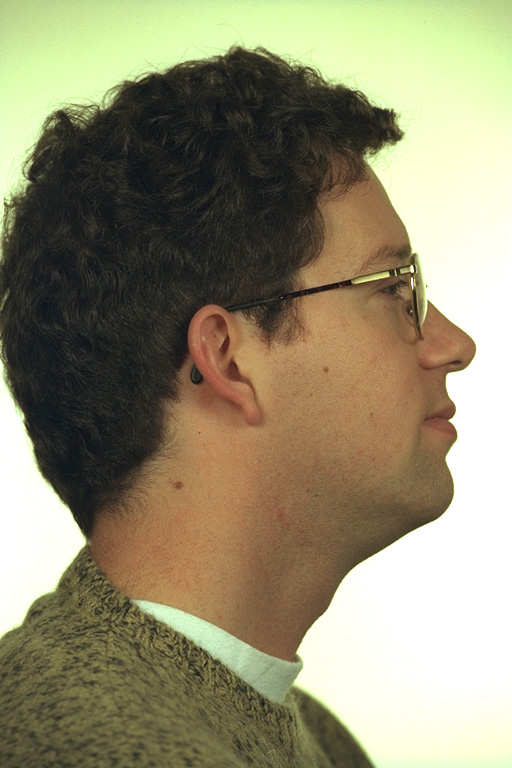
#> input picture Images/Original Images/img_010.jpg, 512 x 768 px; its folder holds only this picture in this run
$ jupyter execute Task3-1.ipynb
#> lines starting #> are read from the running program, lines starting #| are printed output that depends on the picture; after the words box and inside, x2 and y2 are one past the last pixel; in counts of white or black regions, pixels touching at a corner belong together
### Codes/utils.py
import matplotlib.pyplot as plt
import numpy as np
import glob
import cv2
def mask_by_range_and_plot(max_bgr_skin_range,min_bgr_skin_range,max_hsv_skin_range,min_hsv_skin_range):
    print("Max bgr skin range",max_bgr_skin_range)
    print("Min bgr skin range",min_bgr_skin_range)
    print("Max hsv skin range",max_hsv_skin_range)
    print("Min hsv skin range",min_hsv_skin_range)

    original_images=glob.glob("Images/Original Images/img_01*.jpg")+glob.glob("Images/Original Images/img_020.jpg")
    original_images.sort()


    for img in original_images:
        plt.figure(figsize=(20,9))

        bgr_img=cv2.imread(img)
        plt.subplot(141)
        bgr_mask=cv2.inRange(bgr_img,min_bgr_skin_range,max_bgr_skin_range)
        plt.axis('off')
        plt.title("BGR Mask",fontsize=15)
        plt.imshow(bgr_mask, cmap=plt.cm.gray)

        masked_bgr=cv2.bitwise_and(bgr_img,bgr_img,mask=bgr_mask)
        plt.subplot(142)
        plt.axis('off')
        plt.title("Masked BGR",fontsize=15)
        plt.imshow(cv2.cvtColor(masked_bgr,cv2.COLOR_BGR2RGB))

        hsv_img=cv2.cvtColor(masked_bgr,cv2.COLOR_BGR2HSV)
        hsv_mask=cv2.inRange(hsv_img,min_hsv_skin_range,max_hsv_skin_range)
        masked_hsv=cv2.bitwise_and(hsv_img,hsv_img,mask=hsv_mask)
        plt.subplot(143)
        plt.axis('off')
        plt.title("HSV Mask",fontsize=15)
        plt.imshow(hsv_mask, cmap=plt.cm.gray)

        plt.subplot(144)
        plt.axis('off')
        plt.title("Masked HSV",fontsize=15)
        plt.imshow(cv2.cvtColor(masked_hsv,cv2.COLOR_HSV2RGB))

        plt.show()

# [45 lines left out: function mask_by_dilated_range_and_plot, not called in this run]
def kMeans(X, K, maxIters = 2):

    centroids = X[np.random.choice(np.arange(len(X)), K)]
    for i in range(maxIters):
        # Cluster Assignment step
        C = np.array([np.argmin([np.dot(x_i-y_k, x_i-y_k) for y_k in centroids]) for x_i in X])
        # Ensure we have K clusters, otherwise reset centroids and start over
        # If there are fewer than K clusters, outcome will be nan.
        if (len(np.unique(C)) < K):
            centroids = X[np.random.choice(np.arange(len(X)), K)]
        else:
            # Move centroids step
            centroids = [X[C == k].mean(axis = 0) for k in range(K)]
    return np.array(centroids) , C #clusters, clustered image

### Task3-1.ipynb
[cell 1]
import numpy as np
import cv2
import matplotlib.pyplot as plt
import glob
from utils import mask_by_range_and_plot,kMeans

[cell 2]
def get_max_min_centroid_values(img):
    reshaped_img =img.reshape(img.shape[0] * img.shape[1],img.shape[2])
    cluster_centers,quantized_img_predicted=kMeans(reshaped_img,4)
    quantized_img = [ cluster_centers[cl] for cl in quantized_img_predicted ]
    quantized_img=np.array(quantized_img).reshape(img.shape[0] , img.shape[1],img.shape[2])

    values,counts=np.unique(quantized_img_predicted, return_counts=True,axis=0)
    centroid_having_max_instances=np.argmax(counts)

    max_centroid=reshaped_img[centroid_having_max_instances==quantized_img_predicted]
    return np.max(max_centroid,axis=0),np.min(max_centroid,axis=0)

[cell 3]
min_ranges_bgr=[]
max_ranges_bgr=[]
min_ranges_hsv=[]
max_ranges_hsv=[]
original_images=glob.glob("../Images/Original Images/img_01*.jpg")+glob.glob("../Images/Original Images/img_020.jpg")
original_images.sort()
for img_path in original_images:
    bgr_img=cv2.imread(img_path)
#> bgr_img is the input picture: shape (768, 512, 3); mean B, G, R 113, 140.4, 146.6
    max_rgb,min_rgb=get_max_min_centroid_values(bgr_img)
#> in kMeans, `centroids = X[np.random.choice(np.arange(len(X)), K)]`: centroids = [[74, 121, 119], [32, 34, 34], [34, 40, 45], [62, 94, 100]]
#> in get_max_min_centroid_values, `cluster_centers,quantized_img_predicted=kMeans(reshaped_img,4)`: cluster_centers = [[215.5, 250.3, 240], [46.58, 64.02, 72.85], [79.3, 120, 159.4], [90.92, 136.8, 175.5]]
#> in get_max_min_centroid_values, `quantized_img = [ cluster_centers[cl] for cl in quantized_img_predicte..`: quantized_img = 393216 items
#> in get_max_min_centroid_values, `quantized_img=np.array(quantized_img).reshape(img.shape[0] , img.shape..`:
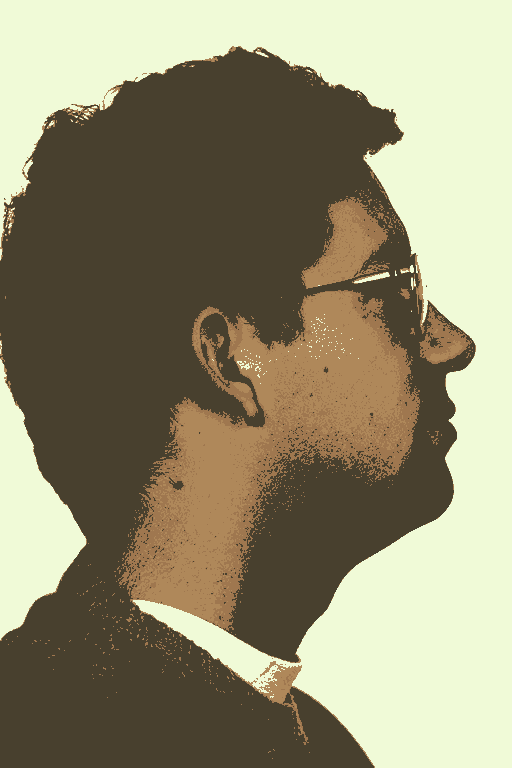
#> quantized_img: shape (768, 512, 3) float64; mean B, G, R 113, 140.4, 146.6
#> in get_max_min_centroid_values, `values,counts=np.unique(quantized_img_predicted, return_counts=True,ax..`: values = [0, 1, 2, 3]; counts = [141703, 196052, 22991, 32470]
#> in get_max_min_centroid_values, `centroid_having_max_instances=np.argmax(counts)`: centroid_having_max_instances = 1
#> max_rgb = [95, 150, 170]; min_rgb = [0, 9, 7]
    max_ranges_bgr.append(max_rgb)
    min_ranges_bgr.append(min_rgb)
    hsv_img=cv2.cvtColor(bgr_img,cv2.COLOR_BGR2HSV)
#> hsv_img: shape (768, 512, 3); mean H, S, V 30.1, 68.5, 150.9
    max_hsv,min_hsv=get_max_min_centroid_values(hsv_img)
#> in get_max_min_centroid_values (call 2), `cluster_centers,quantized_img_predicted=kMeans(reshaped_img,4)`: cluster_centers = [[28.22, 36.15, 250.7], [16.71, 124.4, 174.1], [29.81, 82.49, 81.86], [97.1, 27.97, 37.63]]
#> in get_max_min_centroid_values (call 2), `quantized_img=np.array(quantized_img).reshape(img.shape[0] , img.shape..`:
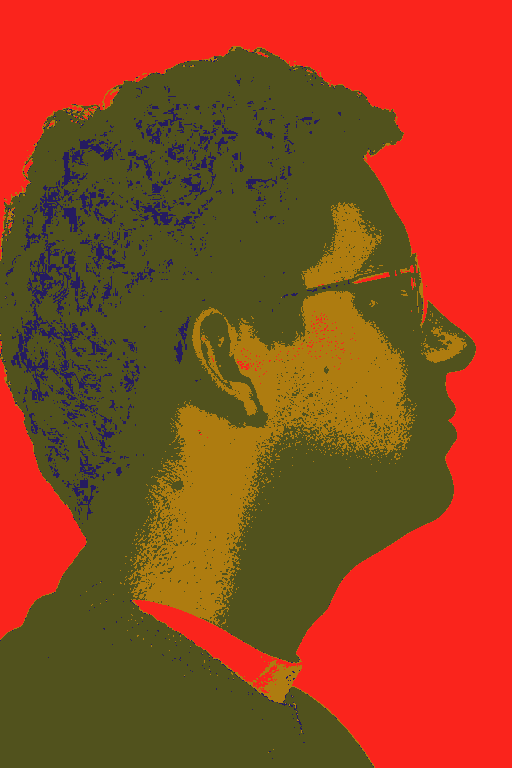
#> quantized_img: shape (768, 512, 3) float64; mean B, G, R 30.1, 68.5, 150.9
#> in get_max_min_centroid_values (call 2), `values,counts=np.unique(quantized_img_predicted, return_counts=True,ax..`: counts = [141285, 42188, 196418, 13325]
#> in get_max_min_centroid_values (call 2), `centroid_having_max_instances=np.argmax(counts)`: centroid_having_max_instances = 2
#> max_hsv = [125, 255, 170]; min_hsv = [0, 0, 10]
    max_ranges_hsv.append(max_hsv)
    min_ranges_hsv.append(min_hsv)

max_bgr_skin_range=np.max(max_ranges_bgr,axis=0).astype(np.uint8)
#> max_bgr_skin_range = [95, 150, 170]
min_bgr_skin_range=np.min(min_ranges_bgr,axis=0).astype(np.uint8)
#> min_bgr_skin_range = [0, 9, 7]
max_hsv_skin_range=np.max(max_ranges_hsv,axis=0).astype(np.uint8)
#> max_hsv_skin_range = [125, 255, 170]
min_hsv_skin_range=np.min(min_ranges_hsv,axis=0).astype(np.uint8)
#> min_hsv_skin_range = [0, 0, 10]

mask_by_range_and_plot(max_bgr_skin_range,min_bgr_skin_range,max_hsv_skin_range,min_hsv_skin_range)
#| Max bgr skin range [ 95 150 170]
#| Min bgr skin range [0 9 7]
#| Max hsv skin range [125 255 170]
#| Min hsv skin range [ 0  0 10]
#> in mask_by_range_and_plot, `bgr_mask=cv2.inRange(bgr_img,min_bgr_skin_range,max_bgr_skin_range)`:
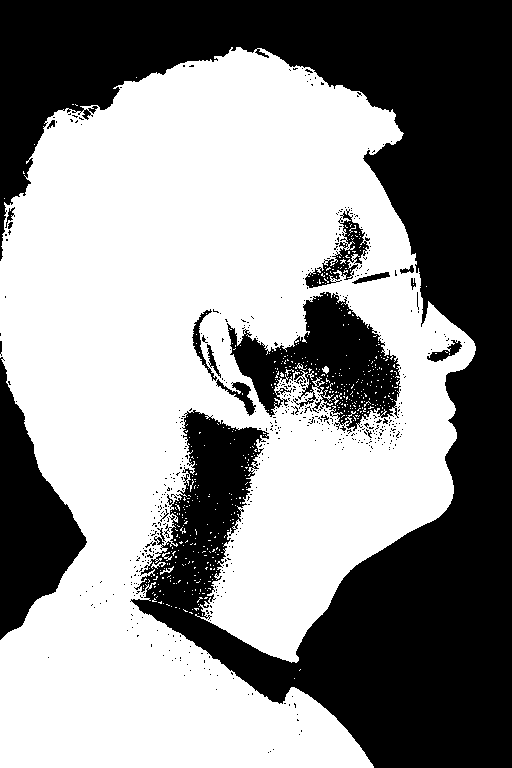
#> bgr_mask: shape (768, 512); 56.5% white; 534 black regions (515 under 20 px), largest, box (x1, y1, x2, y2) and area: (0, 0, 512, 768) 143644, (0, 357, 87, 640) 11734, (227, 292, 401, 431) 11396
#> in mask_by_range_and_plot, `masked_bgr=cv2.bitwise_and(bgr_img,bgr_img,mask=bgr_mask)`:
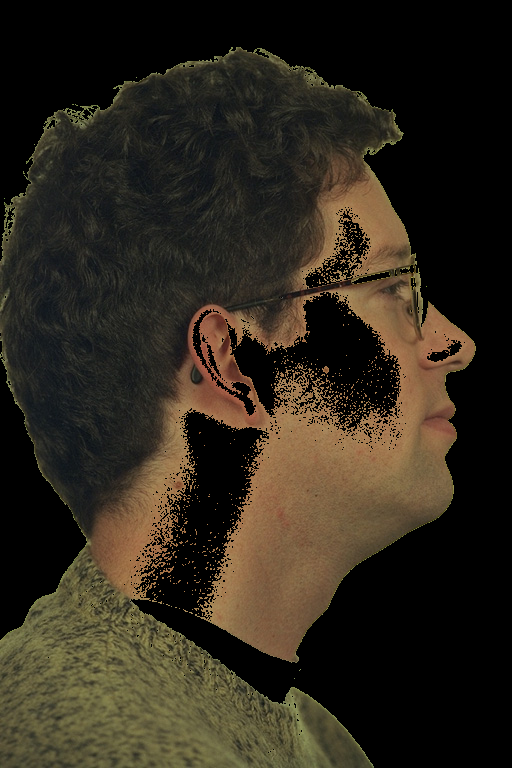
#> masked_bgr: shape (768, 512, 3); mean B, G, R 28.5, 40, 46.9
#> in mask_by_range_and_plot, `hsv_img=cv2.cvtColor(masked_bgr,cv2.COLOR_BGR2HSV)`: hsv_img: shape (768, 512, 3); mean H, S, V 18.7, 46.2, 47.4
#> in mask_by_range_and_plot, `hsv_mask=cv2.inRange(hsv_img,min_hsv_skin_range,max_hsv_skin_range)`:
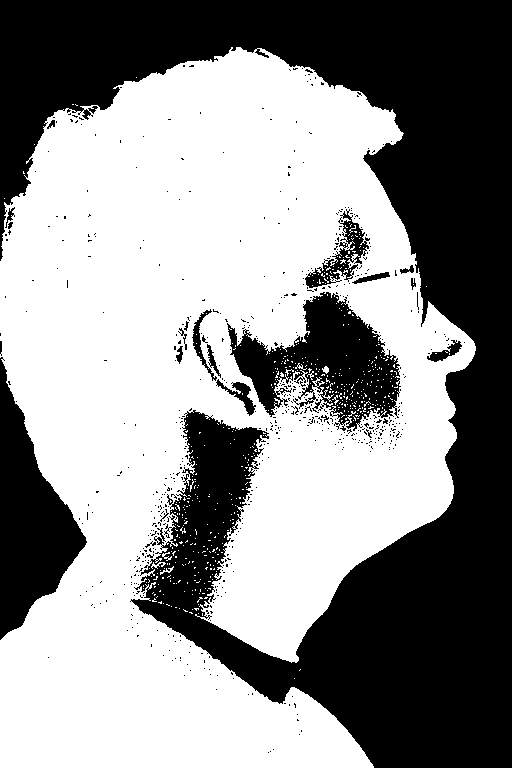
#> hsv_mask: shape (768, 512); 56.4% white; 620 black regions (598 under 20 px), largest, box (x1, y1, x2, y2) and area: (0, 0, 512, 768) 143644, (0, 357, 87, 640) 11734, (227, 292, 401, 431) 11396
#> in mask_by_range_and_plot, `masked_hsv=cv2.bitwise_and(hsv_img,hsv_img,mask=hsv_mask)`: masked_hsv: shape (768, 512, 3); mean H, S, V 18.5, 46.1, 47.3
#> in mask_by_range_and_plot, `plt.show()`:
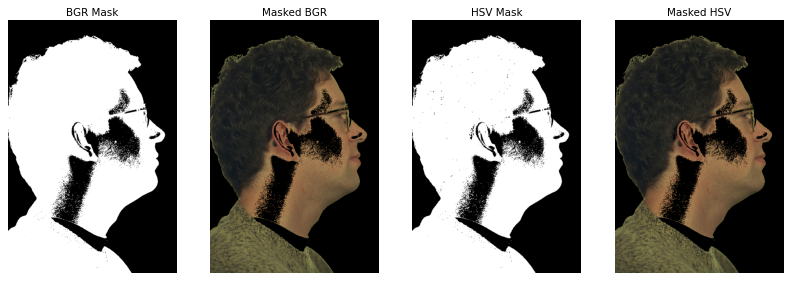
#> figure drawn by matplotlib, 4 panels

$ run again, on Images/Original Images/img_017.jpg
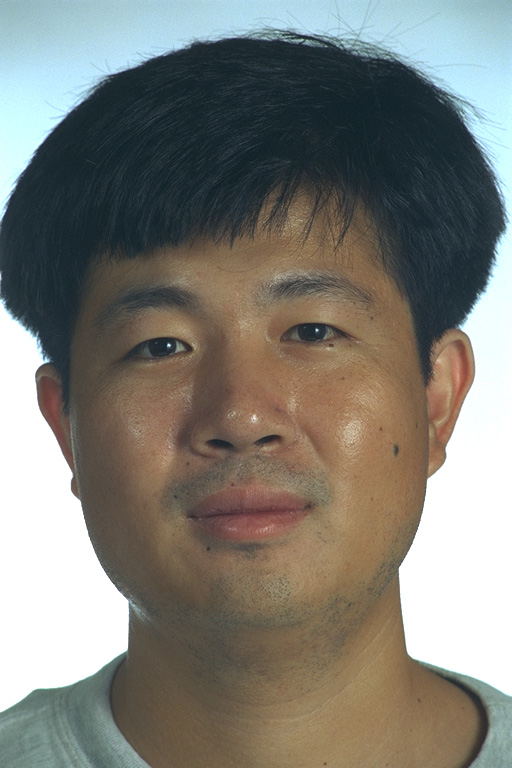
#> input picture Images/Original Images/img_017.jpg, 512 x 768 px
#> bgr_img is the input picture: shape (768, 512, 3); mean B, G, R 118, 125, 126.1
#> in kMeans, `centroids = X[np.random.choice(np.arange(len(X)), K)]`: centroids = [[255, 255, 255], [54, 53, 55], [101, 123, 141], [68, 84, 96]]
#> cluster_centers = [[232.4, 229.5, 214.6], [79.95, 101, 121.9], [91.17, 118.3, 142.2], [60.01, 62.23, 60.69]]
#> in get_max_min_centroid_values, `quantized_img = [ cluster_centers[cl] for cl in quantized_img_predicte..`: quantized_img = 393216 items
#> values = [0, 1, 2, 3]; counts = [114744, 16735, 86334, 175403]
#> centroid_having_max_instances = 3
#> max_rgb = [137, 122, 140]; min_rgb = [30, 29, 14]
#> max_hsv = [174, 129, 255]; min_hsv = [0, 0, 96]
#> max_bgr_skin_range = [137, 122, 140]
#> min_bgr_skin_range = [30, 29, 14]
#> max_hsv_skin_range = [174, 129, 255]
#> min_hsv_skin_range = [0, 0, 96]
#| Max bgr skin range [137 122 140]
#| Min bgr skin range [30 29 14]
#| Max hsv skin range [174 129 255]
#| Min hsv skin range [ 0  0 96]
#> in mask_by_range_and_plot, `bgr_mask=cv2.inRange(bgr_img,min_bgr_skin_range,max_bgr_skin_range)`:
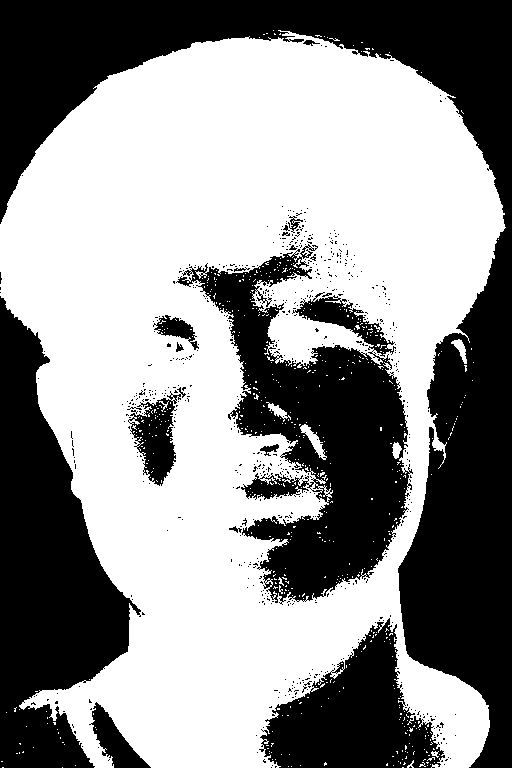
#> bgr_mask: shape (768, 512); 56.5% white; 652 black regions (636 under 20 px), largest, box (x1, y1, x2, y2) and area: (0, 0, 512, 768) 79513, (176, 244, 413, 605) 35964, (0, 296, 141, 768) 34531
#> hsv_mask: shape (768, 512); 21.9% white; 1014 white regions (982 under 20 px), largest, box (x1, y1, x2, y2) and area: (95, 196, 489, 768) 76422, (19, 651, 129, 768) 3391, (36, 369, 82, 500) 1710
#> masked_hsv: shape (768, 512, 3); mean H, S, V 4.3, 18.8, 26.1
#> in mask_by_range_and_plot, `plt.show()`:
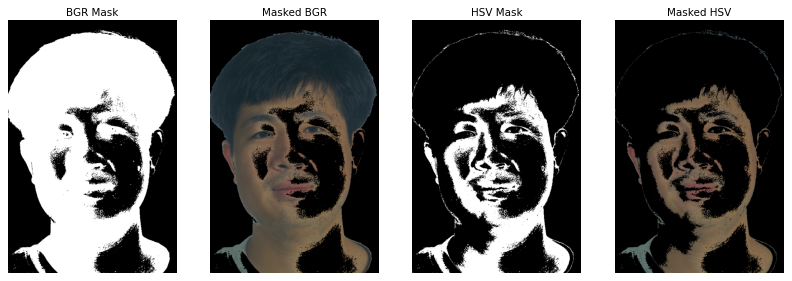
#> figure drawn by matplotlib, 4 panels

$ run again, on Images/Original Images/img_018.jpg
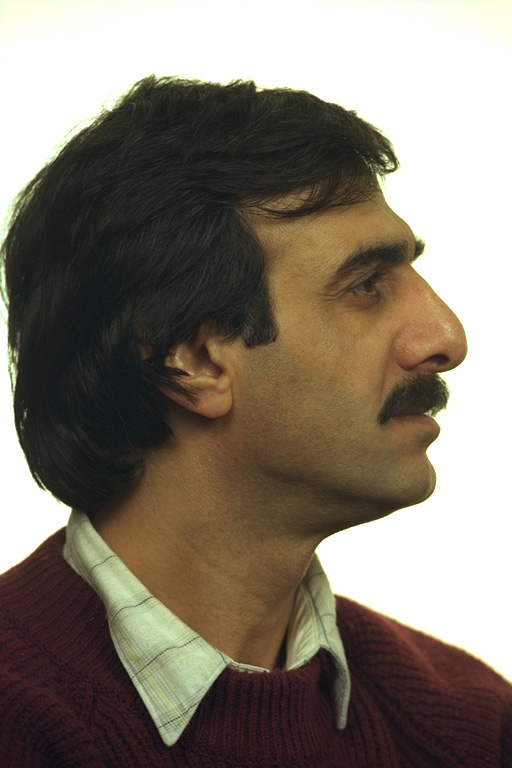
#> input picture Images/Original Images/img_018.jpg, 512 x 768 px
#> bgr_img is the input picture: shape (768, 512, 3); mean B, G, R 109.8, 121.7, 130.9
#> in kMeans, `centroids = X[np.random.choice(np.arange(len(X)), K)]`: centroids = [[37, 35, 57], [26, 29, 27], [33, 40, 37], [140, 173, 158]]
#> cluster_centers = [[45.97, 69.79, 97.3], [236.1, 244.2, 243.6], [30.98, 33.79, 41.24], [62.61, 102, 131.1]]
#> in get_max_min_centroid_values, `quantized_img = [ cluster_centers[cl] for cl in quantized_img_predicte..`: quantized_img = 393216 items
#> values = [0, 1, 2, 3]; counts = [18832, 139529, 168531, 66324]
#> centroid_having_max_instances = 2
#> max_rgb = [75, 98, 91]; min_rgb = [0, 8, 10]
#> max_hsv = [175, 151, 255]; min_hsv = [0, 0, 126]
#> max_bgr_skin_range = [75, 98, 91]
#> min_bgr_skin_range = [0, 8, 10]
#> max_hsv_skin_range = [175, 151, 255]
#> min_hsv_skin_range = [0, 0, 126]
#| Max bgr skin range [75 98 91]
#| Min bgr skin range [ 0  8 10]
#| Max hsv skin range [175 151 255]
#| Min hsv skin range [  0   0 126]
#> in mask_by_range_and_plot, `bgr_mask=cv2.inRange(bgr_img,min_bgr_skin_range,max_bgr_skin_range)`:
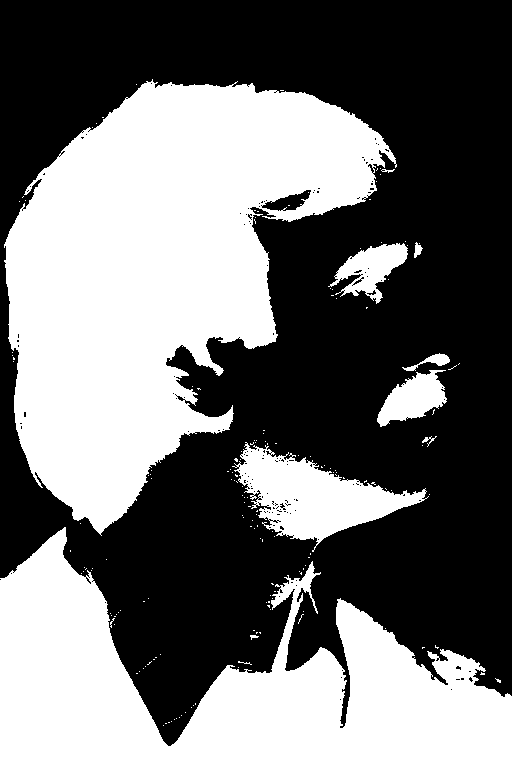
#> bgr_mask: shape (768, 512); 44.1% white; 171 white regions (161 under 20 px), largest, box (x1, y1, x2, y2) and area: (4, 79, 397, 536) 96046, (0, 527, 512, 768) 63122, (232, 442, 429, 552) 8978
#> hsv_mask: shape (768, 512); every value is 0
#> masked_hsv: shape (768, 512, 3); every value is 0
#> in mask_by_range_and_plot, `plt.show()`:
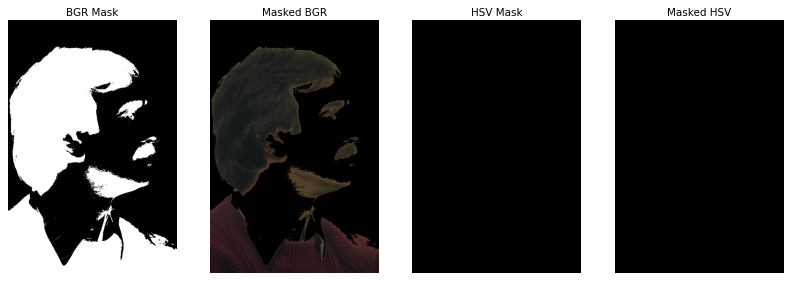
#> figure drawn by matplotlib, 4 panels

$ run again, on Images/Original Images/img_011.jpg
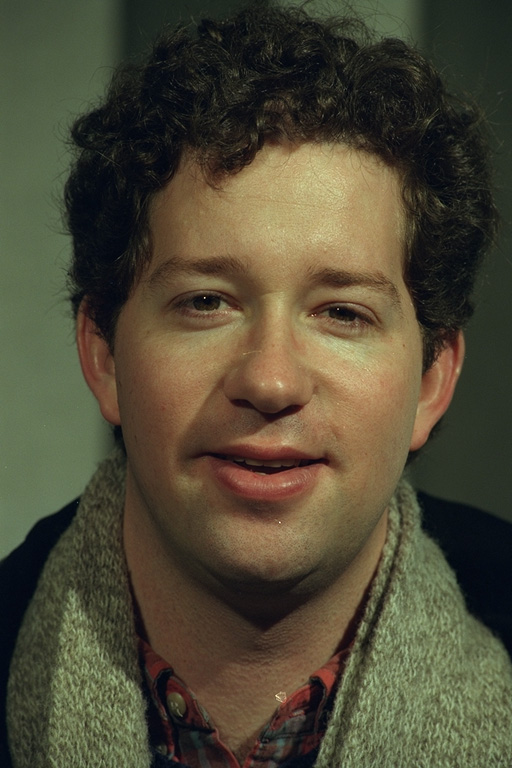
#> input picture Images/Original Images/img_011.jpg, 512 x 768 px
#> bgr_img is the input picture: shape (768, 512, 3); mean B, G, R 54.2, 73.7, 79.3
#> in kMeans, `centroids = X[np.random.choice(np.arange(len(X)), K)]`: centroids = [[43, 62, 59], [76, 113, 139], [43, 60, 81], [44, 58, 80]]
#> cluster_centers = [[30.98, 37.27, 39.11], [44.43, 62.6, 89.45], [68.2, 100.5, 130.2], [86.08, 120.1, 114.7]]
#> in get_max_min_centroid_values, `quantized_img = [ cluster_centers[cl] for cl in quantized_img_predicte..`: quantized_img = 393216 items
#> values = [0, 1, 2, 3]; counts = [197827, 6151, 77066, 112172]
#> centroid_having_max_instances = 0
#> max_rgb = [75, 85, 102]; min_rgb = [0, 0, 0]
#> max_hsv = [179, 255, 120]; min_hsv = [0, 8, 1]
#> max_bgr_skin_range = [75, 85, 102]
#> min_bgr_skin_range = [0, 0, 0]
#> max_hsv_skin_range = [179, 255, 120]
#> min_hsv_skin_range = [0, 8, 1]
#| Max bgr skin range [ 75  85 102]
#| Min bgr skin range [0 0 0]
#| Max hsv skin range [179 255 120]
#| Min hsv skin range [0 8 1]
#> in mask_by_range_and_plot, `bgr_mask=cv2.inRange(bgr_img,min_bgr_skin_range,max_bgr_skin_range)`:
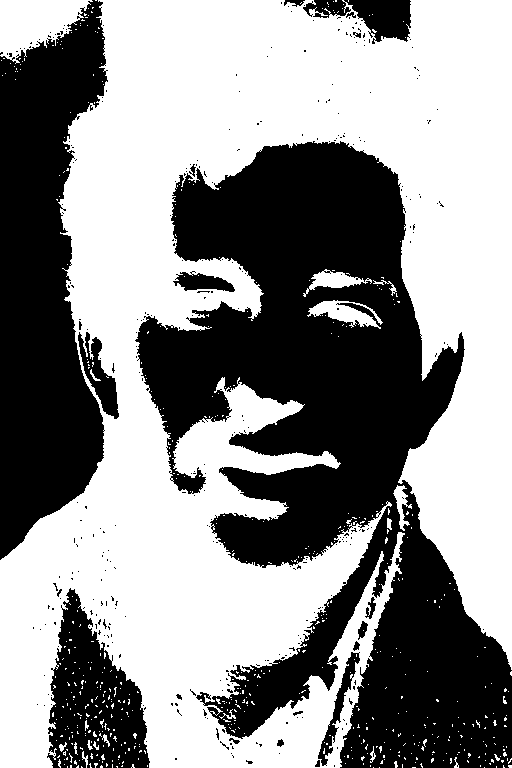
#> bgr_mask: shape (768, 512); 56% white; 343 black regions (324 under 20 px), largest, box (x1, y1, x2, y2) and area: (135, 141, 512, 768) 115080, (0, 0, 108, 560) 40095, (47, 588, 150, 768) 10609
#> masked_hsv: shape (768, 512, 3); mean H, S, V 29.1, 49.9, 26.9
#> in mask_by_range_and_plot, `plt.show()`:
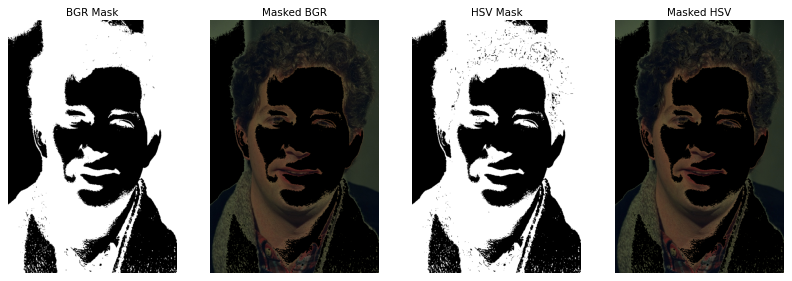
#> figure drawn by matplotlib, 4 panels
